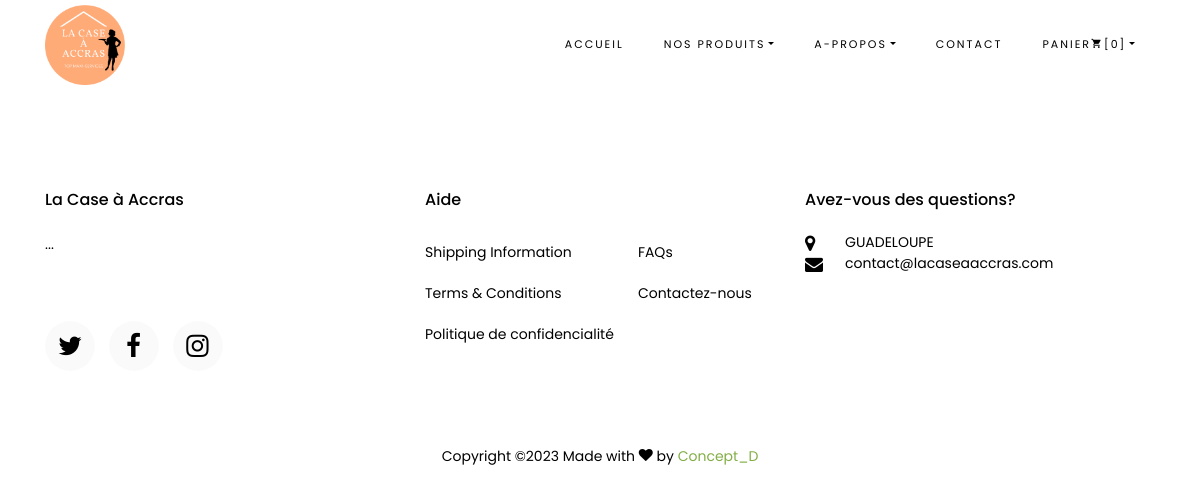
Before: / with the older database file.
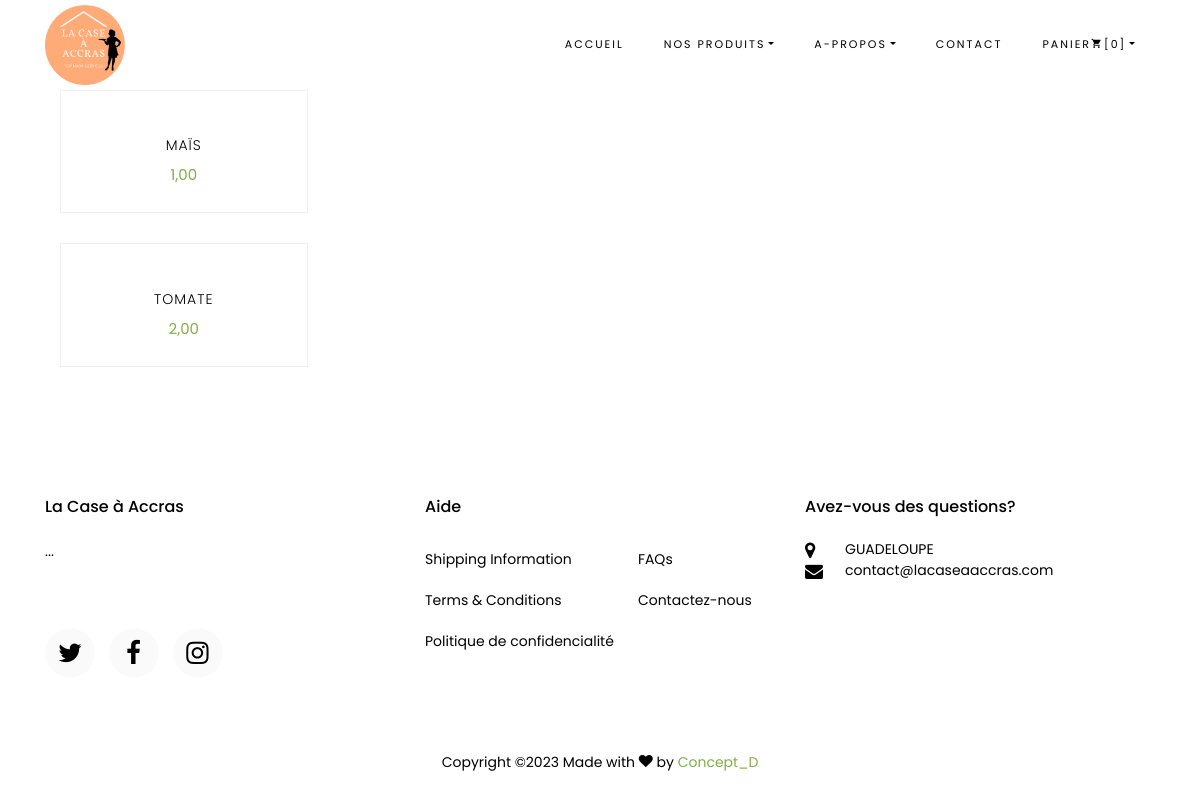
After: the same page with the newer database file.
### boutique/models.py (models this page shows, shortened)
class Product(models.Model):
    name = models.CharField(max_length=200, db_index=True)
    price = models.DecimalField(max_digits=10, decimal_places=2)
    stock = models.IntegerField(default=0.0)
    description = models.TextField(blank=True)
    thumbnail = models.ImageField(upload_to='products', blank=True, null=True)
    category = models.ForeignKey(Category,
    related_name='products', on_delete=models.CASCADE)
    slug = models.CharField(max_length=200, db_index=True)
    image = models.ImageField(upload_to='products/%Y/%d', blank=True)
    available = models.BooleanField(default=True)
    created = models.DateTimeField(auto_now_add=True)
    update = models.DateTimeField(auto_now=True)
    class Meta:
        ordering = ('name',)
        index_together = (('id', 'slug'),)

### polls/views.py (the view)
# urls.py: path("", views.index, name="index"),
def index(request):
    products = Product.objects.all()
    return render(request, 'main/index.html', context={"products": products})

### polls/templates/main/index.html (shortened to what this page needs)
{% extends 'main/base.html' %}
{% block content %}
{% for product in products %}
<div class="col-md-6 col-lg-3 ftco-animate">
    <div class="product">
        <a href="#" class="img-prod"><img class="img-fluid" src="{{product.image}}" alt="Colorlib Template">
        </a>
        <div class="text py-3 pb-4 px-3 text-center">
            <h3><a href="#">{{product.name}}</a></h3>
            <div class="d-flex">
                <div class="pricing">
                    <p class="price"><span>{{product.price}}</span></p>
                </div>
            </div>
        </div>
    </div>
</div>
{% endfor %}
{% endblock %}

### polls/templates/main/base.html (shortened to what this page needs)
<!DOCTYPE html>
<html lang="fr">
<head>
    <link href="https://cdn.jsdelivr.net/npm/bootstrap@5.0.2/dist/css/bootstrap.min.css" rel="stylesheet">
       {% load static %}
       <link href="{% static 'polls/css/bootstrap.min.css' %}" rel="stylesheet">
       <link href="{% static 'polls/css/animate.css' %}" rel="stylesheet">
       <link href="{% static 'polls/css/' %}" rel="stylesheet">
       <link rel="stylesheet" href="{% static 'polls/style.css' %}">
       <link rel="stylesheet" href="{% static 'polls/css/style.css' %}">
       <link rel="stylesheet" href="{% static 'polls/css/open-iconic-bootstrap.min.css' %}">
       <link rel="stylesheet" href="{% static 'polls/css/animate.css' %}">
       <link rel="stylesheet" href="{% static 'polls/css/owl.carousel.min.css' %}">
       <link rel="stylesheet" href="{% static 'polls/css/owl.theme.default.min.css' %}">
       <link rel="stylesheet" href="{% static 'polls/css/magnific-popup.css' %}">
       <link rel="stylesheet" href="{% static 'polls/css/aos.css' %}">
       <link rel="stylesheet" href="{% static 'polls/css/ionicons.min.css' %}">
       <link rel="stylesheet" href="{% static 'polls/css/bootstrap-datepicker.css' %}">
       <link rel="stylesheet" href="{% static 'polls/css/jquery.timepicker.css' %}">
       <link rel="stylesheet" href="{% static 'polls/css/flaticon.css' %}">
       <link rel="stylesheet" href="{% static 'polls/css/icomoon.css' %}">
       <link rel="stylesheet" href="{% static 'polls/css/style.css' %}">
       <link rel="stylesheet" href="https://use.fontawesome.com/releases/v5.15.4/css/all.css"/>
       <link href="{% static 'polls/font-awesome-4.1.0/css/font-awesome.min.css' %}" rel="stylesheet" type="text/css">
       <link href="{% static 'polls/css/pe-icons.css' %}" rel="stylesheet">
</head>
<body>
        <nav class="navbar navbar-expand-lg navbar-dark ftco_navbar bg-dark ftco-navbar-light" id="ftco-navbar">
          <div class="container">
            <a class="navbar-brand" href="/">
              <img src="{% static 'polls/images/logo.png' %}" id="logA" alt="" srcset="" style="height: 80px; width: 80px;">
            </a>
            {% block sideBar %}
            <div class="collapse navbar-collapse" id="ftco-nav">
              <ul class="navbar-nav ml-auto">
                  <li class="nav-item"><a href="/" class="nav-link">Accueil</a></li>
                  <li class="nav-item dropdown">
                      <a class="nav-link dropdown-toggle" href="#" id="dropdown04" data-toggle="dropdown" aria-haspopup="true" aria-expanded="false">Nos produits</a>
                  </li>
                  <li class="nav-item dropdown">
                      <a class="nav-link dropdown-toggle" href="#" id="dropdown04" data-toggle="dropdown" aria-haspopup="true" aria-expanded="false">A-propos</a>
                  </li>
                  <li class="nav-item"><a href="{% url 'contact' %}" class="nav-link">Contact</a></li>
                  <li class="nav-item dropdown cta cta-colored">
                      <a class="nav-link dropdown-toggle" href="#" id="dropdown04" data-toggle="dropdown" aria-haspopup="true" aria-expanded="false">Panier<span class="icon-shopping_cart"></span>[0]</a>
                  </li>
              </ul>
            </div>
            {% endblock %}
          </div>
        </nav>
    <div class="container">
        {% block content %}
        {% endblock %}
    </div>
    <footer class="ftco-footer ftco-section">
        <div class="container">
          <div class="row mb-5">
            <div class="col-md">
              <div class="ftco-footer-widget mb-4">
                <h2 class="ftco-heading-2">La Case à Accras</h2>
                <p>...</p>
                <ul class="ftco-footer-social list-unstyled float-md-left float-lft mt-5">
                  <li class="ftco-animate"><a href="#"><span class="icon-twitter"></span></a></li>
                  <li class="ftco-animate"><a href="#"><span class="icon-facebook"></span></a></li>
                  <li class="ftco-animate"><a href="#"><span class="icon-instagram"></span></a></li>
                </ul>
              </div>
            </div>
            <div class="col-md-4">
               <div class="ftco-footer-widget mb-4">
                <h2 class="ftco-heading-2">Aide</h2>
                <div class="d-flex">
                    <ul class="list-unstyled mr-l-5 pr-l-3 mr-4">
                      <li><a href="#" class="py-2 d-block">Shipping Information</a></li>
                      <li><a href="#" class="py-2 d-block">Terms &amp; Conditions</a></li>
                      <li><a href="#" class="py-2 d-block">Politique de confidencialité </a></li>
                    </ul>
                    <ul class="list-unstyled">
                      <li><a href="" class="py-2 d-block">FAQs</a></li>
                      <li><a href="{% url 'contact' %}" class="py-2 d-block">Contactez-nous</a></li>
                    </ul>
                  </div>
              </div>
            </div>
            <div class="col-md">
              <div class="ftco-footer-widget mb-4">
                  <h2 class="ftco-heading-2">Avez-vous des questions?</h2>
                  <div class="block-23 mb-3">
                    <ul>
                      <li><span class="icon icon-map-marker"></span><span class="text">GUADELOUPE</span></li>
                      <li><a href="#"><span class="icon icon-envelope"></span><span class="text">contact@lacaseaaccras.com</span></a></li>
                    </ul>
                  </div>
              </div>
            </div>
          </div>
          <div class="row">
            <div class="col-md-12 text-center">
              <p>
                  Copyright &copy;<script>document.write(new Date().getFullYear());</script> Made with  <i class="icon-heart color-danger" aria-hidden="true"></i> by <a href="#" target="_blank">Concept_D</a>
              </p>
            </div>
          </div>
        </div>
    </footer>
</body>
</html>

### polls/static/polls/css/icomoon.css (style rules this page uses)
[class^="icon-"], [class*=" icon-"] { font-family: 'icomoon' !important; speak: none; font-style: normal; font-weight: normal; font-variant: normal; text-transform: none; line-height: 1; -webkit-font-smoothing: antialiased; -moz-osx-font-smoothing: grayscale; }
.icon-heart:before { content: "\f004"; }
.icon-map-marker:before { content: "\f041"; }
.icon-twitter:before { content: "\f099"; }
.icon-facebook:before { content: "\f09a"; }
.icon-envelope:before { content: "\f0e0"; }
.icon-instagram:before { content: "\f16d"; }
.icon-shopping_cart:before { content: "\e8cc"; }

Changed rows visible on the page:
added Product: name "MAÏS", price "1,00"
added Product: name "TOMATE", price "2,00"
